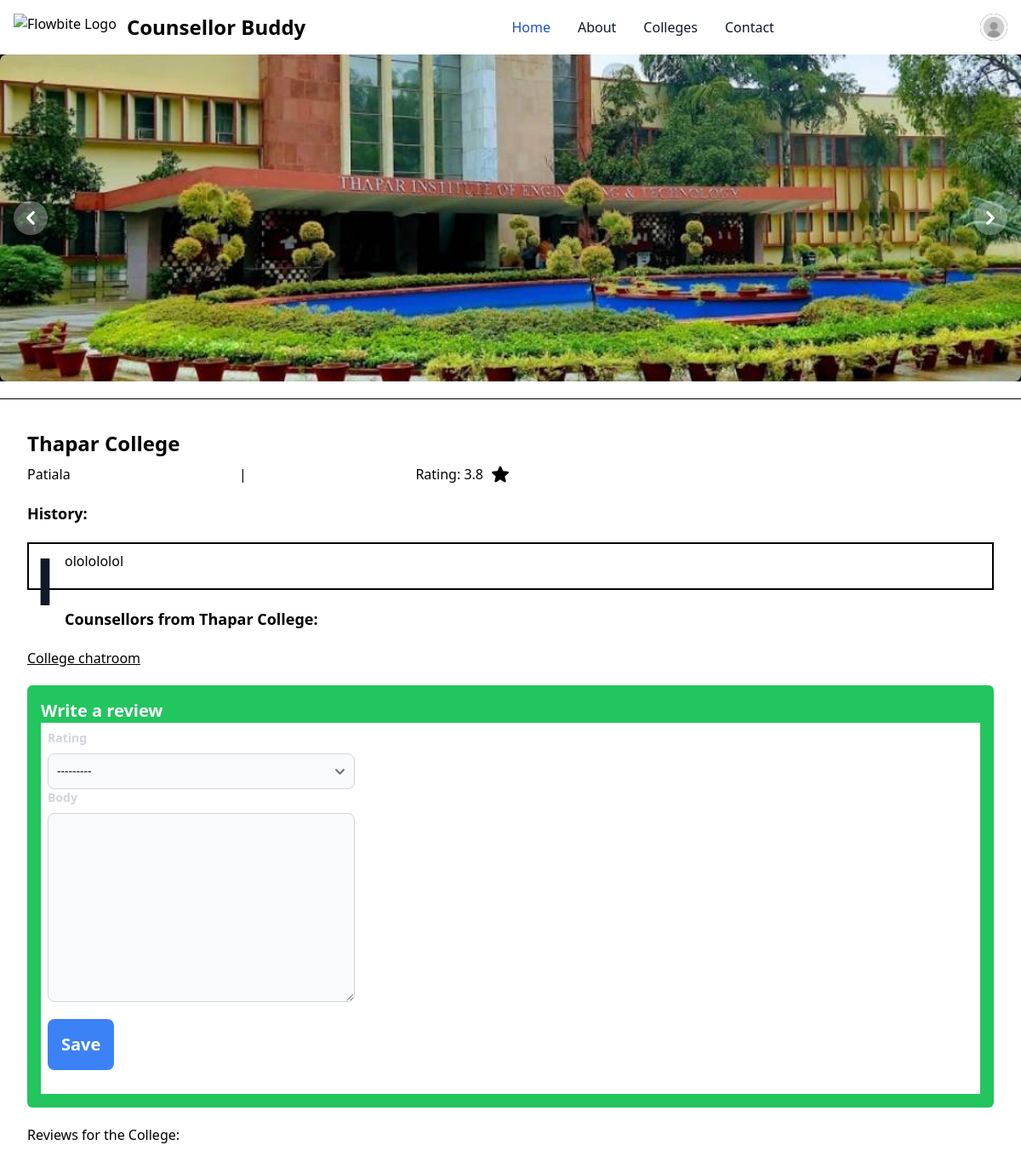
The app's page /college/3 (signed in) with its own data.
### accounts/models.py (models this page shows, shortened)
class User(AbstractUser):
    class Role(models.TextChoices):
        ADMIN='ADMIN','Admin'
        STUDENT="STUDENT",'Student'
        COUNSELLOR='COUNSELLOR','Counsellor'
    base_role=Role.ADMIN
    role=models.CharField(max_length=50,choices=Role.choices)

class CounsellorProfile(models.Model):
    user = models.OneToOneField(User, on_delete=models.CASCADE, related_name='counsellor_profile')
    name = models.CharField(max_length=60)
    year = models.IntegerField(choices=year_choices, default=1)
    college = models.ForeignKey(College, related_name='counsellors', on_delete=models.CASCADE, default=None)
    counsellor_id = models.UUIDField(primary_key=True, default=uuid4, editable=False)
    date_of_birth = models.DateField(null=True, blank=True)
    address = models.CharField(max_length=255, blank=True)
    branch = models.ForeignKey(Branch, on_delete=models.CASCADE)
    bio = models.TextField(blank=True, null=True)
    price = models.IntegerField(default=200)
    image = models.ImageField(upload_to='counsellors', blank=True, null=True, default='college/images/default/defaultistockphoto-1495088043-612x612.jpg')
    class Meta:
          verbose_name_plural = "Counsellor Profiles"

### core/models.py (models this page shows, shortened)
class CollegeImage(models.Model):
    college=models.ForeignKey(College, on_delete=models.CASCADE,related_name='images')
    image=models.ImageField(upload_to="college/images")

class College(models.Model):
    name=models.CharField(max_length=100)
    address = models.TextField()
    rating=models.DecimalField(max_digits=2, decimal_places=1)
    history=models.TextField()

### core/views.py (the view, shortened to what this page needs)
# urls.py: path('college/',colleges,name='colleges'),
def college(request,id):
    try:
        college = College.objects.get(pk=id)
        form=ReviewForm()
        context={'college':college,'form':form}
    except:
        return render(request,'404.html')
    return render(request,'core/college.html',context)

### core/forms.py
class ReviewForm(ModelForm):
    class Meta:
        model = CollegeReviews
        fields='__all__'
        exclude = ['user', 'college','helpful']

### templates/core/college.html (shortened to what this page needs)
{% extends 'layouts/layout-b.html'%}
{% load static %}
{% load widget_tweaks %}
{% block content%}
<div id="controls-carousel" class="relative w-full  bg-black" data-carousel="static">
    <div class="relative h-56 overflow-hidden rounded-lg md:h-96">
        {% for i in college.images.all %}
        <div class="hidden duration-700 ease-in-out" data-carousel-item>
            <img src="{{i.image.url}}" class="absolute block w-full -translate-x-1/2 -translate-y-1/2 top-1/2 left-1/2" alt="...">
        </div>
       {% endfor %}
    </div>
    <button type="button" class="absolute top-0 start-0 z-30 flex items-center justify-center h-full px-4 cursor-pointer group focus:outline-none" data-carousel-prev>
        <span class="inline-flex items-center justify-center w-10 h-10 rounded-full bg-white/30 dark:bg-gray-800/30 group-hover:bg-white/50 dark:group-hover:bg-gray-800/60 group-focus:ring-4 group-focus:ring-white dark:group-focus:ring-gray-800/70 group-focus:outline-none">
            <svg class="w-4 h-4 text-white dark:text-gray-800 rtl:rotate-180" aria-hidden="true" xmlns="http://www.w3.org/2000/svg" fill="none" viewBox="0 0 6 10">
                <path stroke="currentColor" stroke-linecap="round" stroke-linejoin="round" stroke-width="2" d="M5 1 1 5l4 4"/>
            </svg>
        </span>
    </button>
    <button type="button" class="absolute top-0 end-0 z-30 flex items-center justify-center h-full px-4 cursor-pointer group focus:outline-none" data-carousel-next>
        <span class="inline-flex items-center justify-center w-10 h-10 rounded-full bg-white/30 dark:bg-gray-800/30 group-hover:bg-white/50 dark:group-hover:bg-gray-800/60 group-focus:ring-4 group-focus:ring-white dark:group-focus:ring-gray-800/70 group-focus:outline-none">
            <svg class="w-4 h-4 text-white dark:text-gray-800 rtl:rotate-180" aria-hidden="true" xmlns="http://www.w3.org/2000/svg" fill="none" viewBox="0 0 6 10">
                <path stroke="currentColor" stroke-linecap="round" stroke-linejoin="round" stroke-width="2" d="m1 9 4-4-4-4"/>
            </svg>
        </span>
    </button>
</div>
<hr class="my-5 border-black">
<div class="mt-5 p-4 px-8 ">
    <h1 class="text-2xl font-bold">{{college.name}}</h1>
    <div class=" mt-2 flex w-1/2 justify-between">
        <div>{{college.address}}</div><div>|</div>
        <div class="flex gap-2">
            Rating:
            {{college.rating}}
        </div>
    </div>
    <h2 class="text-lg font-bold mt-5">History:</h2>
    <div class="mt-5 p-2 border-2 border-black">
        <p class="mb-3 text-black dark:text-gray-400  first-letter:text-7xl first-letter:font-bold first-letter:text-gray-900 dark:first-letter:text-gray-100 first-letter:me-3 first-letter:float-start whitespace-pre-line	" >{{college.history}}</p>
    </div>
    <h2 class="text-lg font-bold mt-5">Counsellors from {{college.name}}:</h2>
    <div>
        <a href="{% url 'room' college.id%}" class="underline"><h2>College chatroom</h2></a>
    </div>
    {% if user.is_authenticated %}
<div class="bg-green-500 p-4 mt-5 rounded-md">
    <h2 class="text-xl font-semibold text-white">Write a review</h2>
    <div class="p-2 bg-white">
<form action="" method="post" enctype="multipart/form-data">
    <div class="flex flex-col items-center w-4/5 md:items-start md:w-full">
    <div class=" grid grid-cols-1">
{% for field in form.visible_fields %}
  <div >
    <label for="{{ field.id_for_label }}" class="block mb-2 text-sm font-bold text-gray-300 dark:text-white"> {{ field.label }} </label>
    {% render_field field class+="bg-gray-50 border border-gray-300 text-gray-900 text-sm rounded-lg focus:ring-blue-500 focus:border-blue-500 block w-full p-2.5 dark:bg-gray-700 dark:border-gray-600 dark:placeholder-gray-400 dark:text-white dark:focus:ring-blue-500 dark:focus:border-blue-500" %}
  </div>
{% endfor %}
     </div>
     <button type="submit" class="bg-blue-500 mb-5 mt-5 p-4 rounded-lg">
        <span class="text-xl font-bold text-white ">Save  </span>
</button>
</div>
</form>
    </div>
</div>
    {% endif %}
<div class="mt-5 ">
    <h2>Reviews for the College:</h2>
</div>
</div>
{% endblock content %}

### templates/includes/navbar.html (shortened to what this page needs)
  {% load static %}
  <nav class=" dark:bg-gray-900  ">
    <div class="max-w-screen-xl flex flex-wrap items-center justify-between mx-auto p-4">
    <a href="{% url 'home'%}" class="flex items-center space-x-3 rtl:space-x-reverse">
        <img src="https://flowbite.com/docs/images/logo.svg" class="h-8" alt="Flowbite Logo" />
        <span class="self-center text-2xl font-semibold whitespace-nowrap dark:text-white">Counsellor Buddy</span>
    </a>
    <div class="flex items-center md:order-2 space-x-3 md:space-x-0 rtl:space-x-reverse">
      {% if request.user.is_authenticated %}
        <button type="button" class="flex text-sm bg-gray-800 rounded-full md:me-0 focus:ring-4 focus:ring-gray-300 dark:focus:ring-gray-600" id="user-menu-button" aria-expanded="false" data-dropdown-toggle="user-dropdown" data-dropdown-placement="bottom">
          <img class="w-8 h-8 rounded-full" src="{% if user.role == 'COUNSELLOR' %}
          {{ user.counsellor_profile.image.url }}
      {% elif user.role == 'STUDENT' %}
          {{ user.profile.image.url }}
      {% endif %}
      " alt="user photo">
        </button>
        {% else %}
        <div class="flex items-center space-x-6 rtl:space-x-reverse">
          <a href="{% url 'account_signup'%}" class="text-sm  text-gray-500 dark:text-white hover:underline">Sign up</a>
          <a href="{% url 'account_login' %}" class="text-sm  text-blue-600 dark:text-blue-500 hover:underline">Login</a>
      </div>
        {% endif %}
    </div>
    <div class="items-center justify-between hidden w-full md:flex md:w-auto md:order-1  " id="navbar-user">
      <ul class="flex flex-col font-medium p-4 md:p-0 mt-4 border border-gray-100 rounded-lg bg-gray-50 md:space-x-8 rtl:space-x-reverse md:flex-row md:mt-0 md:border-0 md:bg-white dark:bg-gray-800 md:dark:bg-gray-900 dark:border-gray-700">
        <li>
          <a href="{% url 'home' %}" class="block py-2 px-3 text-white bg-blue-700 rounded md:bg-transparent md:text-blue-700 md:p-0 md:dark:text-blue-500" aria-current="page">Home</a>
        </li>
        <li>
          <a href="#" class="block py-2 px-3 text-gray-900 rounded hover:bg-gray-100 md:hover:bg-transparent md:hover:text-blue-700 md:p-0 dark:text-white md:dark:hover:text-blue-500 dark:hover:bg-gray-700 dark:hover:text-white md:dark:hover:bg-transparent dark:border-gray-700">About</a>
        </li>
        <li>
          <a href="{% url 'colleges' %}" class="block py-2 px-3 text-gray-900 rounded hover:bg-gray-100 md:hover:bg-transparent md:hover:text-blue-700 md:p-0 dark:text-white md:dark:hover:text-blue-500 dark:hover:bg-gray-700 dark:hover:text-white md:dark:hover:bg-transparent dark:border-gray-700">Colleges</a>
        </li>
        <li>
          <a href="#" class="block py-2 px-3 text-gray-900 rounded hover:bg-gray-100 md:hover:bg-transparent md:hover:text-blue-700 md:p-0 dark:text-white md:dark:hover:text-blue-500 dark:hover:bg-gray-700 dark:hover:text-white md:dark:hover:bg-transparent dark:border-gray-700">Contact</a>
        </li>
      </ul>
    </div>
    </div>
  </nav>

### records on screen
User: counsellor_profile.image (placeholder picture)
CollegeImage: image (picture)
College: name "Thapar College", address "Patiala", rating "3.8", history "lololololol"

### other values on screen
{{ field.label }} "Rating" "Body"
